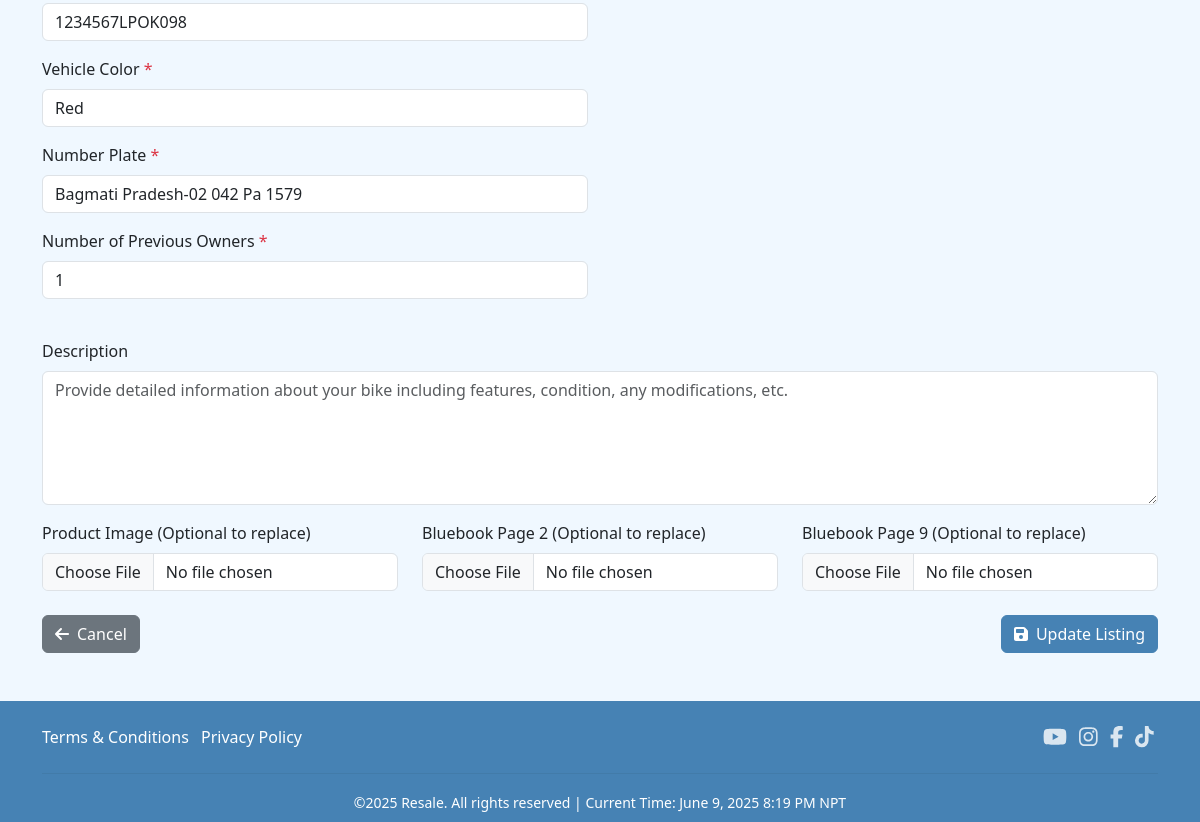
/my-deals/update/42/ (signed in, lower part), run on an earlier commit of the app's database.
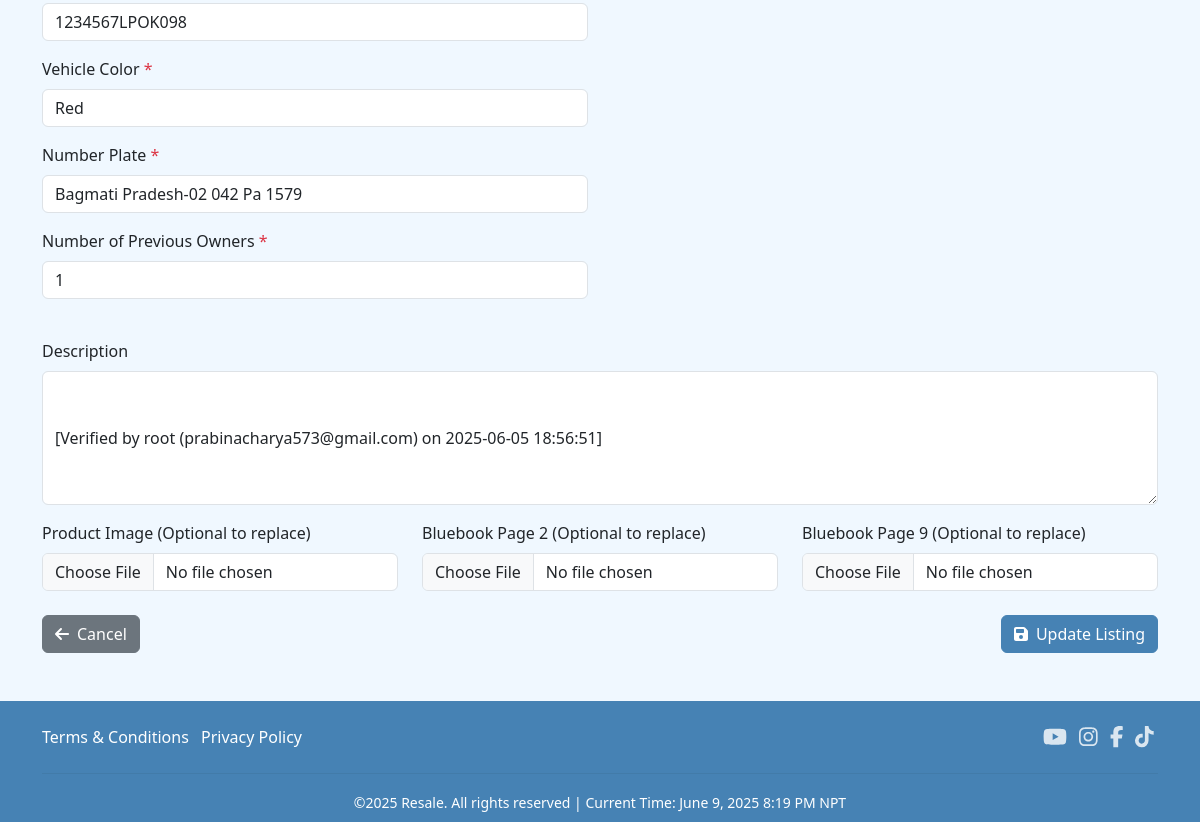
And on a later commit of the database.
### proj/models.py (models this page shows, shortened)
class Product(models.Model):
    STATUS_CHOICES = (
        ('available', 'Available'),
        ('sold', 'Sold'),
        ('pending', 'Pending'),
        ('reserved', 'Reserved'),
    )
    CONDITION_CHOICES = (
        ('Like New', 'Like New'),
        ('Excellent', 'Excellent'),
        ('Good', 'Good'),
        ('Fair', 'Fair'),
        ('Poor', 'Poor'),
    )
    VERIFICATION_STATUS_CHOICES = (
        ('pending', 'Pending Verification'),
        ('approved', 'Approved'),
        ('rejected', 'Rejected'),
    )
    title = models.CharField(max_length=150)
    price = models.DecimalField(max_digits=10, decimal_places=2)
    description = models.TextField()
    condition = models.CharField(max_length=20, choices=CONDITION_CHOICES)
    made_year = models.IntegerField()
    kilometers = models.IntegerField()
    engine_size = models.CharField(max_length=50)
    engine_number = models.CharField(max_length=50, blank=True, null=True, unique=True)
    chassis_number = models.CharField(max_length=50, blank=True, null=True, unique=True)
    color = models.CharField(max_length=30, blank=True, null=True)
    number_plate = models.CharField(max_length=50, blank=True, null=True, unique=True)
    previous_owners = models.IntegerField(default=0, blank=True, null=True)
    brand = models.CharField(max_length=50)
    location = models.CharField(max_length=100)
    seller_name = models.CharField(max_length=100)
    product_image = models.ImageField(upload_to='product_images/', blank=True, null=True)
    bluebook_page2 = models.ImageField(upload_to='bluebook_images/', null=True, blank=True)
    bluebook_page9 = models.ImageField(upload_to='bluebook_images/', null=True, blank=True)
    created_at = models.DateTimeField(default=timezone.now)
    updated_at = models.DateTimeField(auto_now=True)
    status = models.CharField(max_length=20, choices=STATUS_CHOICES, default='pending')
    verification_status = models.CharField(max_length=20, choices=VERIFICATION_STATUS_CHOICES, default='pending')
    class Meta:
        ordering = ['-created_at']

### proj/views.py (the view)
# urls.py: path('my-deals/update/<int:pk>/', views.update_product, name='update_product'),
@login_required
def update_product(request, pk):
    try:
        from django.shortcuts import get_object_or_404
        product = get_object_or_404(Product, pk=pk)
        seller_info = SellerInfo.objects.filter(product=product, email=request.user.email).first()
        if not seller_info:
            messages.error(request, "You don't have permission to update this listing.")
            return redirect('main:my_deals')
        if product.status == 'sold':
            messages.error(request, "This listing has already been sold and cannot be edited.")
            return redirect('main:my_deals')
        if request.method == 'POST':
            form = SellBikeForm(request.POST, request.FILES)
            if form.is_valid():
                cd = form.cleaned_data
                duplicate_product = Product.objects.filter(
                    Q(number_plate=cd['number_plate']) |
                    Q(engine_number=cd['engine_number']) |
                    Q(chassis_number=cd['chassis_number'])
                ).exclude(pk=product.pk).first()
                if duplicate_product:
                    if duplicate_product.number_plate == cd['number_plate']:
                        form.add_error('number_plate', f'A bike with number plate {cd["number_plate"]} is already registered.')
                    if duplicate_product.engine_number == cd['engine_number']:
                        form.add_error('engine_number', f'A bike with engine number {cd["engine_number"]} is already registered.')
                    if duplicate_product.chassis_number == cd['chassis_number']:
                        form.add_error('chassis_number', f'A bike with chassis number {cd["chassis_number"]} is already registered.')
                    if form.errors:
                        messages.warning(request, "Please correct the errors below.")
                        return render(request, 'proj/update_product.html', {
                            'form': form,
                            'product': product # Pass the product to retain image/document URLs
                        })
                product.title = form.cleaned_data['model']
                product.brand = form.cleaned_data['brand']
                product.price = form.cleaned_data['price']
                product.condition = form.cleaned_data['condition']
                product.made_year = form.cleaned_data['made_year']
                product.kilometers = form.cleaned_data['kilometers']
                product.engine_size = form.cleaned_data['engine_size']
                product.engine_number = form.cleaned_data.get('engine_number', '')
                product.chassis_number = form.cleaned_data.get('chassis_number', '')
                product.color = form.cleaned_data.get('color', '')
                product.number_plate = form.cleaned_data.get('number_plate', '')
                product.previous_owners = form.cleaned_data.get('previous_owners', 0)
                product.location = form.cleaned_data['city']
                product.seller_name = form.cleaned_data['seller_name']
                product.description = form.cleaned_data.get('description', '')
                if 'product_image' in request.FILES:
                    product.product_image = request.FILES['product_image']
                if 'bluebook_page2' in request.FILES:
                    product.bluebook_page2 = request.FILES['bluebook_page2']
                if 'bluebook_page9' in request.FILES:
                    product.bluebook_page9 = request.FILES['bluebook_page9']
                if product.verification_status == 'approved' or product.verification_status == 'rejected':
                    product.verification_status = 'pending'
                    product.status = 'pending'
                    messages.info(request, "Your updated listing will need to be verified again before it appears in the marketplace.")
                product.save()
                seller_info.bike_brand = product.brand
                seller_info.bike_model = product.title
                seller_info.verification_status = 'pending'
                seller_info.save()
                my_deals_url = reverse('main:my_deals')
                redirect_url = f'{my_deals_url}?updated=true#selling'
                return redirect(redirect_url)
            else:
                for field, errors in form.errors.items():
                    for error in errors:
                        messages.error(request, f"Error in {field}: {error}")
        else:
            initial_data = {
                'brand': product.brand,
                'model': product.title,
                'made_year': product.made_year,
                'kilometers': product.kilometers,
                'city': product.location,
                'price': product.price,
                'condition': product.condition,
                'engine_size': product.engine_size,
                'engine_number': product.engine_number,
                'chassis_number': product.chassis_number,
                'color': product.color,
                'number_plate': product.number_plate,
                'previous_owners': product.previous_owners,
                'seller_name': product.seller_name,
                'description': product.description,
            }
            form = SellBikeForm(initial=initial_data)
            form.fields['product_image'].required = False
            form.fields['bluebook_page2'].required = False
            form.fields['bluebook_page9'].required = False
        return render(request, 'proj/update_product.html', {
            'form': form,
            'product': product
        })
    except Exception as e:
        messages.error(request, f"Error updating listing: {str(e)}")
        return redirect('main:my_deals')

### proj/context_processors.py (called while the page is built)
def timezone_context(request):
    nepal_timezone = pytz.timezone('Asia/Kathmandu')
    current_time = datetime.datetime.now(nepal_timezone)
    return {
        'nepal_time': current_time,
        'timezone_name': 'Nepal Standard Time (UTC+5:45)',
        'timezone_short': 'NPT',
    }

### proj/templates/proj/update_product.html (shortened to what this page needs)
{% extends 'proj/base.html' %}
{% load static %}
{% load widget_tweaks %}
{% block main-content %}
<div class="container my-5">
    <div class="row">
        <div class="col-lg-12">
            <form method="post" enctype="multipart/form-data" id="updateProductForm" action="{% url 'main:update_product' product.id %}">
                <div class="row mb-4">
                    <div class="col-md-6">
                        <div class="form-group mb-3">
                            {% render_field form.chassis_number class="form-control" placeholder="e.g., CH12345678" required="required" %}
                        </div>
                        <div class="form-group mb-3">
                            <label for="{{ form.color.id_for_label }}" class="form-label">Vehicle Color <span class="text-danger">*</span></label>
                            {% render_field form.color class="form-control" placeholder="e.g., Red, Black, Blue" required="required" %}
                        </div>
                        <div class="form-group mb-3">
                            <label for="{{ form.number_plate.id_for_label }}" class="form-label">Number Plate <span class="text-danger">*</span></label>
                            {% render_field form.number_plate class="form-control" placeholder="e.g., BA 12 PA 1234" required="required" %}
                        </div>
                        <div class="form-group mb-3">
                            <label for="{{ form.previous_owners.id_for_label }}" class="form-label">Number of Previous Owners <span class="text-danger">*</span></label>
                            {% render_field form.previous_owners class="form-control" placeholder="e.g., 1" min="0" required="required" %}
                        </div>
                    </div>
                    <div class="col-md-6">
                    </div>
                </div>
                <div class="form-group mb-3">
                    <label for="{{ form.description.id_for_label }}" class="form-label">Description</label>
                    {% render_field form.description class="form-control" rows="5" placeholder="Provide detailed information about your bike including features, condition, any modifications, etc." %}
                </div>
                <div class="row mb-4">
                    <div class="col-md-4">
                        <div class="form-group">
                            <label for="{{ form.product_image.id_for_label }}" class="form-label">Product Image (Optional to replace)</label>
                            {% render_field form.product_image class="form-control" %}
                        </div>
                    </div>
                    <div class="col-md-4">
                        <div class="form-group">
                            <label for="{{ form.bluebook_page2.id_for_label }}" class="form-label">Bluebook Page 2 (Optional to replace)</label>
                            {% render_field form.bluebook_page2 class="form-control" %}
                        </div>
                    </div>
                    <div class="col-md-4">
                        <div class="form-group">
                            <label for="{{ form.bluebook_page9.id_for_label }}" class="form-label">Bluebook Page 9 (Optional to replace)</label>
                            {% render_field form.bluebook_page9 class="form-control" %}
                        </div>
                    </div>
                </div>
                <div class="d-flex justify-content-between mt-4">
                    <a href="{% url 'main:my_deals' %}" class="btn btn-secondary">
                        <i class="fas fa-arrow-left me-2"></i>Cancel
                    </a>
                    <button type="submit" class="btn btn-primary">
                        <i class="fas fa-save me-2"></i>Update Listing
                    </button>
                </div>
            </form>
        </div>
    </div>
</div>
{% endblock main-content %}

What changed in the data, as far as the page shows it:
changed Product "1234567LPOK098": description (not shown) → "[Verified by root (prabinacharya573@gmail.com) on 2025-06-05 18:56:51]"
